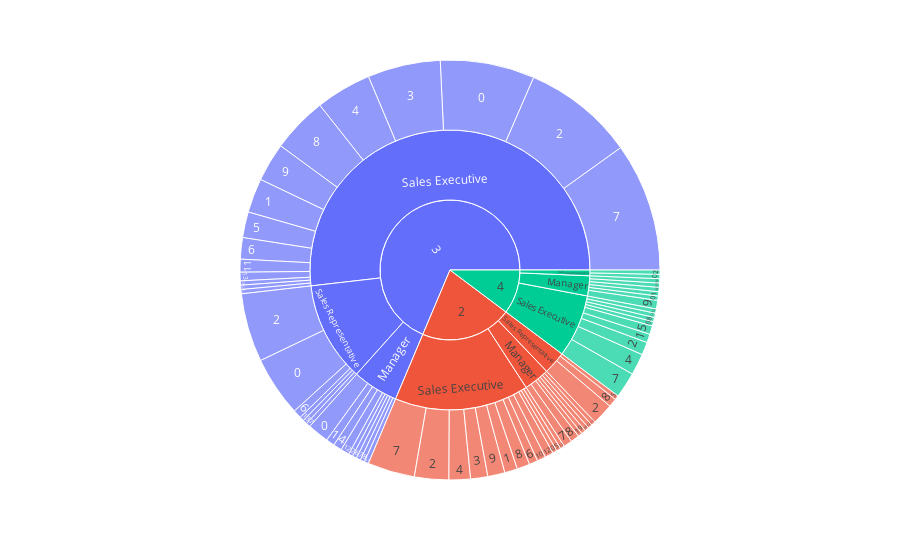

The cell this chart's notebook holds for it:
### Code cell
# 1) Analysis of Management Issues in the Sales Department with various correlated parameter

fig=px.sunburst(df_sales, path=['PerformanceRating','EmpJobRole','YearsWithCurrManager'])
fig.show()

# 47 Sales Executive showing underlying performance have 2 & 7 years of experience with current manager
# 8 Sales Representative showing underlying performance have 2 years of experience with current manager
# 9 Sales Manager showing underlying performance have 7 years of experience with current manager

### Figure 1 — Plotly figure (JSON) as saved in the notebook; plotly's stock layout.template omitted (floating-point values rounded to 4 significant figures)
{"data": [{"branchvalues": "total", "domain": {"x": [0, 1], "y": [0, 1]}, "hovertemplate": "labels=%{label}<br>count=%{value}<br>parent=%{parent}<br>id=%{id}<extra></extra>", "ids": ["3/Manager/0", "4/Manager/0", "2/Sales Executive/0", "3/Sales Executive/0", "4/Sales Executive/0", "3/Sales Representative/0", "4/Sales Representative/0", "2/Manager/1", "3/Manager/1", "4/Manager/1", "2/Sales Executive/1", "3/Sales Executive/1", "4/Sales Executive/1", "3/Sales Representative/1", "3/Manager/2", "2/Sales Executive/2", "3/Sales Executive/2", "4/Sales Executive/2", "2/Sales Representative/2", "3/Sales Representative/2", "4/Sales Representative/2", "2/Sales Executive/3", "3/Sales Executive/3", "3/Sales Representative/3", "3/Manager/4", "2/Sales Executive/4", "3/Sales Executive/4", "4/Sales Executive/4", "2/Sales Executive/5", "3/Sales Executive/5", "4/Sales Executive/5", "2/Sales Representative/5", "3/Manager/6", "2/Sales Executive/6", "3/Sales Executive/6", "3/Sales Representative/6", "2/Manager/7", "3/Manager/7", "2/Sales Executive/7", "3/Sales Executive/7", "4/Sales Executive/7", "3/Sales Representative/7", "2/Manager/8", "3/Manager/8", "2/Sales Executive/8", "3/Sales Executive/8", "4/Sales Executive/8", "2/Sales Representative/8", "2/Manager/9", "4/Manager/9", "2/Sales Executive/9", "3/Sales Executive/9", "2/Manager/10", "4/Manager/10", "2/Sales Executive/10", "3/Sales Executive/10", "3/Sales Executive/11", "4/Sales Executive/11", "2/Manager/12", "3/Manager/12", "2/Sales Executive/12", "3/Sales Executive/12", "4/Sales Executive/12", "4/Manager/13", "2/Sales Executive/13", "3/Sales Executive/13", "2/Manager/14", "4/Manager/16", "3/Manager/17", "3/Sales Executive/17", "2/Manager", "3/Manager", "4/Manager", "2/Sales Executive", "3/Sales Executive", "4/Sales Executive", "2/Sales Representative", "3/Sales Representative", "4/Sales Representative", "2", "3", "4"], "labels": ["0", "0", "0", "0", "0", "0", "0", "1", "1", "1", "1", "1", "1", "1", "2", "2", "2", "2", "2", "2", "2", "3", "3", "3", "4", "4", "4", "4", "5", "5", "5", "5", "6", "6", "6", "6", "7", "7", "7", "7", "7", "7", "8", "8", "8", "8", "8", "8", "9", "9", "9", "9", "10", "10", "10", "10", "11", "11", "12", "12", "12", "12", "12", "13", "13", "13", "14", "16", "17", "17", "Manager", "Manager", "Manager", "Sales Executive", "Sales Executive", "Sales Executive", "Sales Representative", "Sales Representative", "Sales Representative", "2", "3", "4"], "name": "", "parents": ["3/Manager", "4/Manager", "2/Sales Executive", "3/Sales Executive", "4/Sales Executive", "3/Sales Representative", "4/Sales Representative", "2/Manager", "3/Manager", "4/Manager", "2/Sales Executive", "3/Sales Executive", "4/Sales Executive", "3/Sales Representative", "3/Manager", "2/Sales Executive", "3/Sales Executive", "4/Sales Executive", "2/Sales Representative", "3/Sales Representative", "4/Sales Representative", "2/Sales Executive", "3/Sales Executive", "3/Sales Representative", "3/Manager", "2/Sales Executive", "3/Sales Executive", "4/Sales Executive", "2/Sales Executive", "3/Sales Executive", "4/Sales Executive", "2/Sales Representative", "3/Manager", "2/Sales Executive", "3/Sales Executive", "3/Sales Representative", "2/Manager", "3/Manager", "2/Sales Executive", "3/Sales Executive", "4/Sales Executive", "3/Sales Representative", "2/Manager", "3/Manager", "2/Sales Executive", "3/Sales Executive", "4/Sales Executive", "2/Sales Representative", "2/Manager", "4/Manager", "2/Sales Executive", "3/Sales Executive", "2/Manager", "4/Manager", "2/Sales Executive", "3/Sales Executive", "3/Sales Executive", "4/Sales Executive", "2/Manager", "3/Manager", "2/Sales Executive", "3/Sales Executive", "4/Sales Executive", "4/Manager", "2/Sales Executive", "3/Sales Executive", "2/Manager", "4/Manager", "3/Manager", "3/Sales Executive", "2", "3", "4", "2", "3", "4", "2", "3", "4", "", "", ""], "type": "sunburst", "values": [5, 1, 1, 22, 1, 14, 1, 1, 2, 1, 3, 8, 2, 1, 1, 8, 26, 3, 5, 16, 1, 4, 17, 1, 2, 5, 13, 5, 1, 6, 2, 1, 1, 2, 5, 2, 2, 1, 11, 30, 6, 1, 2, 1, 3, 13, 1, 2, 1, 2, 4, 9, 1, 1, 2, 1, 3, 1, 1, 2, 2, 1, 1, 1, 1, 2, 1, 1, 1, 1, 9, 16, 7, 47, 157, 22, 8, 35, 2, 64, 208, 31]}], "layout": {"legend": {"tracegroupgap": 0}, "margin": {"t": 60}}}
